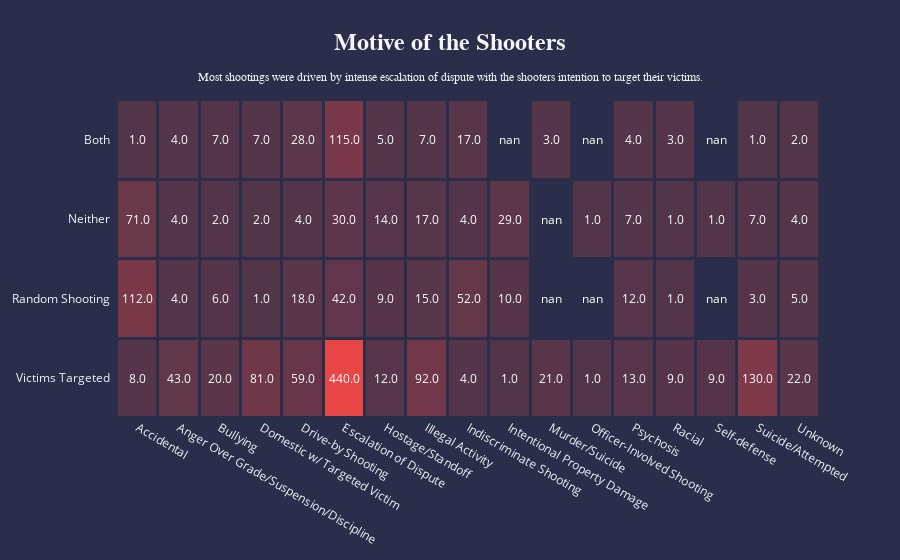

The code cell stored with this chart in its notebook:
### Markdown cell above
<a class="anchor" id="3.2.1"></a>
## 3.2.1. Motive of the Shooters

### Code cell
import plotly.figure_factory as ff

_ = dfi.groupby(['targets', 'situation']).targets.size().unstack()
z = _.values.tolist()
x = _.columns.tolist()
y = _.index.tolist()

fig = ff.create_annotated_heatmap(z = z,
                                  x = x,
                                  y = y,
                                  xgap = 3,
                                  ygap = 3,
                                  colorscale = ['#53354A', '#E84545']
                                 )

title = format_title('Motive of the Shooters',
                     'Most shootings were driven by intense escalation of dispute with the shooters intention to target their victims.',
                     'Courier New',
                     12
                    )

fig.update_layout(title_text = title,
                  title_x = 0.5,
                  titlefont={'size': 24,
                             'family': 'Proxima Nova',
                            },
                  template='plotly_dark',
                  paper_bgcolor='#2B2E4A',
                  plot_bgcolor='#2B2E4A',
                  
                  xaxis = {'side': 'bottom'},
                  xaxis_showgrid = False,
                  yaxis_showgrid = False,
                  yaxis_autorange = 'reversed',                   
                  )

fig.show()

### Figure 1 — Plotly figure (JSON) as saved in the notebook; plotly's stock layout.template omitted (floating-point values rounded to 4 significant figures)
{"data": [{"colorscale": [[0.0, "#53354A"], [1.0, "#E84545"]], "reversescale": false, "showscale": false, "type": "heatmap", "x": ["Accidental", "Anger Over Grade/Suspension/Discipline", "Bullying", "Domestic w/ Targeted Victim", "Drive-by Shooting", "Escalation of Dispute", "Hostage/Standoff", "Illegal Activity", "Indiscriminate Shooting", "Intentional Property Damage", "Murder/Suicide", "Officer-Involved Shooting", "Psychosis", "Racial", "Self-defense", "Suicide/Attempted", "Unknown"], "xgap": 3, "y": ["Both", "Neither", "Random Shooting", "Victims Targeted"], "ygap": 3, "z": [[1.0, 4.0, 7.0, 7.0, 28.0, 115.0, 5.0, 7.0, 17.0, null, 3.0, null, 4.0, 3.0, null, 1.0, 2.0], [71.0, 4.0, 2.0, 2.0, 4.0, 30.0, 14.0, 17.0, 4.0, 29.0, null, 1.0, 7.0, 1.0, 1.0, 7.0, 4.0], [112.0, 4.0, 6.0, 1.0, 18.0, 42.0, 9.0, 15.0, 52.0, 10.0, null, null, 12.0, 1.0, null, 3.0, 5.0], [8.0, 43.0, 20.0, 81.0, 59.0, 440.0, 12.0, 92.0, 4.0, 1.0, 21.0, 1.0, 13.0, 9.0, 9.0, 130.0, 22.0]]}], "layout": {"annotations": [{"font": {"color": "#FFFFFF"}, "showarrow": false, "text": "1.0", "x": "Accidental", "xref": "x", "y": "Both", "yref": "y"}, {"font": {"color": "#FFFFFF"}, "showarrow": false, "text": "4.0", "x": "Anger Over Grade/Suspension/Discipline", "xref": "x", "y": "Both", "yref": "y"}, {"font": {"color": "#FFFFFF"}, "showarrow": false, "text": "7.0", "x": "Bullying", "xref": "x", "y": "Both", "yref": "y"}, {"font": {"color": "#FFFFFF"}, "showarrow": false, "text": "7.0", "x": "Domestic w/ Targeted Victim", "xref": "x", "y": "Both", "yref": "y"}, {"font": {"color": "#FFFFFF"}, "showarrow": false, "text": "28.0", "x": "Drive-by Shooting", "xref": "x", "y": "Both", "yref": "y"}, {"font": {"color": "#FFFFFF"}, "showarrow": false, "text": "115.0", "x": "Escalation of Dispute", "xref": "x", "y": "Both", "yref": "y"}, {"font": {"color": "#FFFFFF"}, "showarrow": false, "text": "5.0", "x": "Hostage/Standoff", "xref": "x", "y": "Both", "yref": "y"}, {"font": {"color": "#FFFFFF"}, "showarrow": false, "text": "7.0", "x": "Illegal Activity", "xref": "x", "y": "Both", "yref": "y"}, {"font": {"color": "#FFFFFF"}, "showarrow": false, "text": "17.0", "x": "Indiscriminate Shooting", "xref": "x", "y": "Both", "yref": "y"}, {"font": {"color": "#FFFFFF"}, "showarrow": false, "text": "nan", "x": "Intentional Property Damage", "xref": "x", "y": "Both", "yref": "y"}, {"font": {"color": "#FFFFFF"}, "showarrow": false, "text": "3.0", "x": "Murder/Suicide", "xref": "x", "y": "Both", "yref": "y"}, {"font": {"color": "#FFFFFF"}, "showarrow": false, "text": "nan", "x": "Officer-Involved Shooting", "xref": "x", "y": "Both", "yref": "y"}, {"font": {"color": "#FFFFFF"}, "showarrow": false, "text": "4.0", "x": "Psychosis", "xref": "x", "y": "Both", "yref": "y"}, {"font": {"color": "#FFFFFF"}, "showarrow": false, "text": "3.0", "x": "Racial", "xref": "x", "y": "Both", "yref": "y"}, {"font": {"color": "#FFFFFF"}, "showarrow": false, "text": "nan", "x": "Self-defense", "xref": "x", "y": "Both", "yref": "y"}, {"font": {"color": "#FFFFFF"}, "showarrow": false, "text": "1.0", "x": "Suicide/Attempted", "xref": "x", "y": "Both", "yref": "y"}, {"font": {"color": "#FFFFFF"}, "showarrow": false, "text": "2.0", "x": "Unknown", "xref": "x", "y": "Both", "yref": "y"}, {"font": {"color": "#FFFFFF"}, "showarrow": false, "text": "71.0", "x": "Accidental", "xref": "x", "y": "Neither", "yref": "y"}, {"font": {"color": "#FFFFFF"}, "showarrow": false, "text": "4.0", "x": "Anger Over Grade/Suspension/Discipline", "xref": "x", "y": "Neither", "yref": "y"}, {"font": {"color": "#FFFFFF"}, "showarrow": false, "text": "2.0", "x": "Bullying", "xref": "x", "y": "Neither", "yref": "y"}, {"font": {"color": "#FFFFFF"}, "showarrow": false, "text": "2.0", "x": "Domestic w/ Targeted Victim", "xref": "x", "y": "Neither", "yref": "y"}, {"font": {"color": "#FFFFFF"}, "showarrow": false, "text": "4.0", "x": "Drive-by Shooting", "xref": "x", "y": "Neither", "yref": "y"}, {"font": {"color": "#FFFFFF"}, "showarrow": false, "text": "30.0", "x": "Escalation of Dispute", "xref": "x", "y": "Neither", "yref": "y"}, {"font": {"color": "#FFFFFF"}, "showarrow": false, "text": "14.0", "x": "Hostage/Standoff", "xref": "x", "y": "Neither", "yref": "y"}, {"font": {"color": "#FFFFFF"}, "showarrow": false, "text": "17.0", "x": "Illegal Activity", "xref": "x", "y": "Neither", "yref": "y"}, {"font": {"color": "#FFFFFF"}, "showarrow": false, "text": "4.0", "x": "Indiscriminate Shooting", "xref": "x", "y": "Neither", "yref": "y"}, {"font": {"color": "#FFFFFF"}, "showarrow": false, "text": "29.0", "x": "Intentional Property Damage", "xref": "x", "y": "Neither", "yref": "y"}, {"font": {"color": "#FFFFFF"}, "showarrow": false, "text": "nan", "x": "Murder/Suicide", "xref": "x", "y": "Neither", "yref": "y"}, {"font": {"color": "#FFFFFF"}, "showarrow": false, "text": "1.0", "x": "Officer-Involved Shooting", "xref": "x", "y": "Neither", "yref": "y"}, {"font": {"color": "#FFFFFF"}, "showarrow": false, "text": "7.0", "x": "Psychosis", "xref": "x", "y": "Neither", "yref": "y"}, {"font": {"color": "#FFFFFF"}, "showarrow": false, "text": "1.0", "x": "Racial", "xref": "x", "y": "Neither", "yref": "y"}, {"font": {"color": "#FFFFFF"}, "showarrow": false, "text": "1.0", "x": "Self-defense", "xref": "x", "y": "Neither", "yref": "y"}, {"font": {"color": "#FFFFFF"}, "showarrow": false, "text": "7.0", "x": "Suicide/Attempted", "xref": "x", "y": "Neither", "yref": "y"}, {"font": {"color": "#FFFFFF"}, "showarrow": false, "text": "4.0", "x": "Unknown", "xref": "x", "y": "Neither", "yref": "y"}, {"font": {"color": "#FFFFFF"}, "showarrow": false, "text": "112.0", "x": "Accidental", "xref": "x", "y": "Random Shooting", "yref": "y"}, {"font": {"color": "#FFFFFF"}, "showarrow": false, "text": "4.0", "x": "Anger Over Grade/Suspension/Discipline", "xref": "x", "y": "Random Shooting", "yref": "y"}, {"font": {"color": "#FFFFFF"}, "showarrow": false, "text": "6.0", "x": "Bullying", "xref": "x", "y": "Random Shooting", "yref": "y"}, {"font": {"color": "#FFFFFF"}, "showarrow": false, "text": "1.0", "x": "Domestic w/ Targeted Victim", "xref": "x", "y": "Random Shooting", "yref": "y"}, {"font": {"color": "#FFFFFF"}, "showarrow": false, "text": "18.0", "x": "Drive-by Shooting", "xref": "x", "y": "Random Shooting", "yref": "y"}, {"font": {"color": "#FFFFFF"}, "showarrow": false, "text": "42.0", "x": "Escalation of Dispute", "xref": "x", "y": "Random Shooting", "yref": "y"}, {"font": {"color": "#FFFFFF"}, "showarrow": false, "text": "9.0", "x": "Hostage/Standoff", "xref": "x", "y": "Random Shooting", "yref": "y"}, {"font": {"color": "#FFFFFF"}, "showarrow": false, "text": "15.0", "x": "Illegal Activity", "xref": "x", "y": "Random Shooting", "yref": "y"}, {"font": {"color": "#FFFFFF"}, "showarrow": false, "text": "52.0", "x": "Indiscriminate Shooting", "xref": "x", "y": "Random Shooting", "yref": "y"}, {"font": {"color": "#FFFFFF"}, "showarrow": false, "text": "10.0", "x": "Intentional Property Damage", "xref": "x", "y": "Random Shooting", "yref": "y"}, {"font": {"color": "#FFFFFF"}, "showarrow": false, "text": "nan", "x": "Murder/Suicide", "xref": "x", "y": "Random Shooting", "yref": "y"}, {"font": {"color": "#FFFFFF"}, "showarrow": false, "text": "nan", "x": "Officer-Involved Shooting", "xref": "x", "y": "Random Shooting", "yref": "y"}, {"font": {"color": "#FFFFFF"}, "showarrow": false, "text": "12.0", "x": "Psychosis", "xref": "x", "y": "Random Shooting", "yref": "y"}, {"font": {"color": "#FFFFFF"}, "showarrow": false, "text": "1.0", "x": "Racial", "xref": "x", "y": "Random Shooting", "yref": "y"}, {"font": {"color": "#FFFFFF"}, "showarrow": false, "text": "nan", "x": "Self-defense", "xref": "x", "y": "Random Shooting", "yref": "y"}, {"font": {"color": "#FFFFFF"}, "showarrow": false, "text": "3.0", "x": "Suicide/Attempted", "xref": "x", "y": "Random Shooting", "yref": "y"}, {"font": {"color": "#FFFFFF"}, "showarrow": false, "text": "5.0", "x": "Unknown", "xref": "x", "y": "Random Shooting", "yref": "y"}, {"font": {"color": "#FFFFFF"}, "showarrow": false, "text": "8.0", "x": "Accidental", "xref": "x", "y": "Victims Targeted", "yref": "y"}, {"font": {"color": "#FFFFFF"}, "showarrow": false, "text": "43.0", "x": "Anger Over Grade/Suspension/Discipline", "xref": "x", "y": "Victims Targeted", "yref": "y"}, {"font": {"color": "#FFFFFF"}, "showarrow": false, "text": "20.0", "x": "Bullying", "xref": "x", "y": "Victims Targeted", "yref": "y"}, {"font": {"color": "#FFFFFF"}, "showarrow": false, "text": "81.0", "x": "Domestic w/ Targeted Victim", "xref": "x", "y": "Victims Targeted", "yref": "y"}, {"font": {"color": "#FFFFFF"}, "showarrow": false, "text": "59.0", "x": "Drive-by Shooting", "xref": "x", "y": "Victims Targeted", "yref": "y"}, {"font": {"color": "#FFFFFF"}, "showarrow": false, "text": "440.0", "x": "Escalation of Dispute", "xref": "x", "y": "Victims Targeted", "yref": "y"}, {"font": {"color": "#FFFFFF"}, "showarrow": false, "text": "12.0", "x": "Hostage/Standoff", "xref": "x", "y": "Victims Targeted", "yref": "y"}, {"font": {"color": "#FFFFFF"}, "showarrow": false, "text": "92.0", "x": "Illegal Activity", "xref": "x", "y": "Victims Targeted", "yref": "y"}, {"font": {"color": "#FFFFFF"}, "showarrow": false, "text": "4.0", "x": "Indiscriminate Shooting", "xref": "x", "y": "Victims Targeted", "yref": "y"}, {"font": {"color": "#FFFFFF"}, "showarrow": false, "text": "1.0", "x": "Intentional Property Damage", "xref": "x", "y": "Victims Targeted", "yref": "y"}, {"font": {"color": "#FFFFFF"}, "showarrow": false, "text": "21.0", "x": "Murder/Suicide", "xref": "x", "y": "Victims Targeted", "yref": "y"}, {"font": {"color": "#FFFFFF"}, "showarrow": false, "text": "1.0", "x": "Officer-Involved Shooting", "xref": "x", "y": "Victims Targeted", "yref": "y"}, {"font": {"color": "#FFFFFF"}, "showarrow": false, "text": "13.0", "x": "Psychosis", "xref": "x", "y": "Victims Targeted", "yref": "y"}, {"font": {"color": "#FFFFFF"}, "showarrow": false, "text": "9.0", "x": "Racial", "xref": "x", "y": "Victims Targeted", "yref": "y"}, {"font": {"color": "#FFFFFF"}, "showarrow": false, "text": "9.0", "x": "Self-defense", "xref": "x", "y": "Victims Targeted", "yref": "y"}, {"font": {"color": "#FFFFFF"}, "showarrow": false, "text": "130.0", "x": "Suicide/Attempted", "xref": "x", "y": "Victims Targeted", "yref": "y"}, {"font": {"color": "#FFFFFF"}, "showarrow": false, "text": "22.0", "x": "Unknown", "xref": "x", "y": "Victims Targeted", "yref": "y"}], "paper_bgcolor": "#2B2E4A", "plot_bgcolor": "#2B2E4A", "title": {"font": {"family": "Proxima Nova", "size": 24}, "text": "<b>Motive of the Shooters</b><br><span style=\"font-family: Courier New; font-size: 12px;\">Most shootings were driven by intense escalation of dispute with the shooters intention to target their victims.</span>", "x": 0.5}, "xaxis": {"dtick": 1, "gridcolor": "rgb(0, 0, 0)", "showgrid": false, "side": "bottom", "ticks": ""}, "yaxis": {"autorange": "reversed", "dtick": 1, "showgrid": false, "ticks": "", "ticksuffix": "  "}}}
